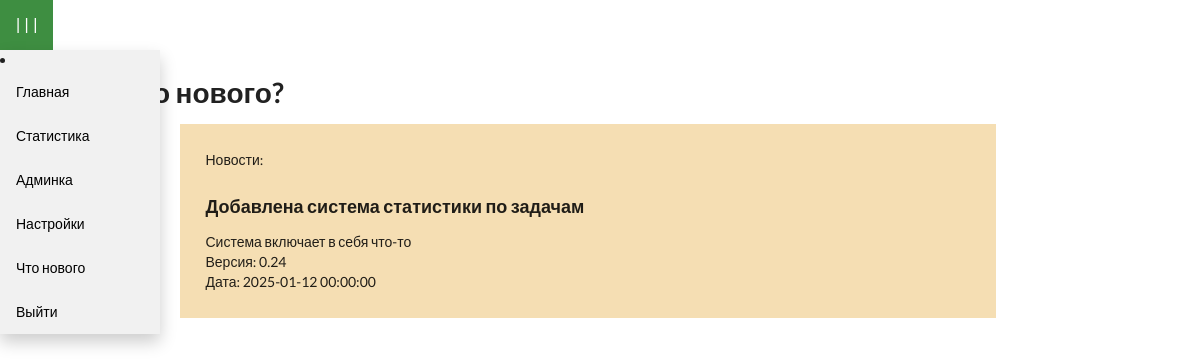
The page /release on the database as committed earlier.
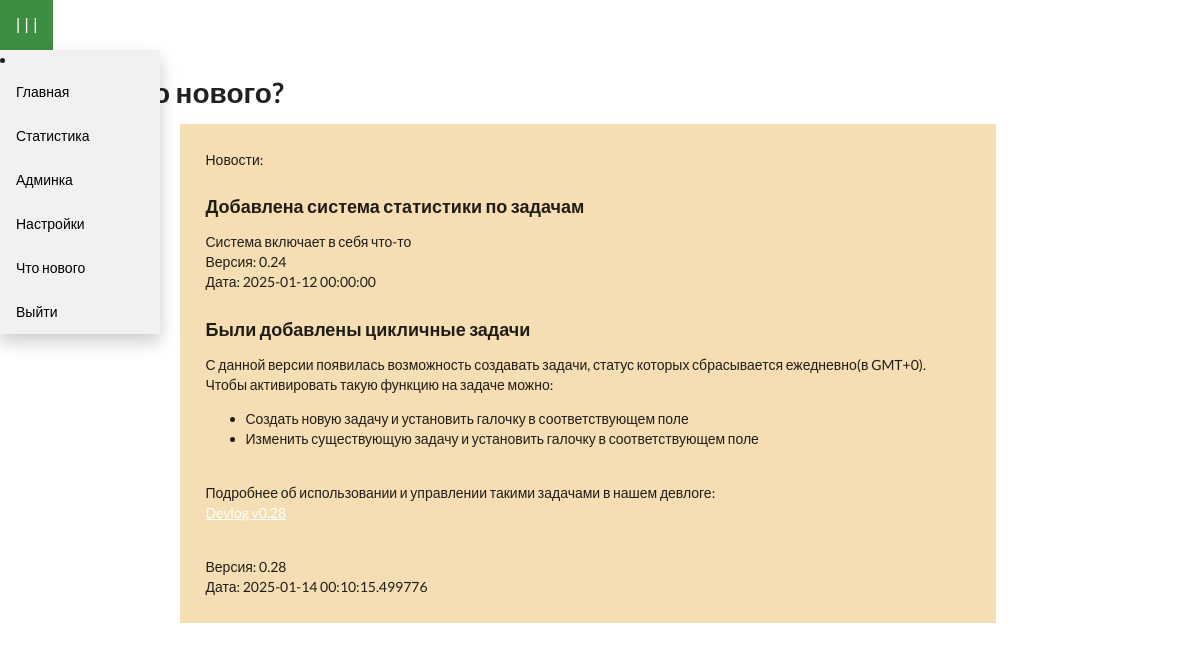
The same page on the database as committed later.
### todo/models.py (models this page shows)
class News(db.Model):
    id = db.Column(db.Integer, primary_key=True)
    title = db.Column(db.String(100))
    descr = db.Column(db.String(1000))
    version = db.Column(db.String(10))
    create_date = db.Column(db.String(25))
    to_send = db.Column(db.Boolean)

### todo/routes.py (the view)
@app.route('/release')
def release():
    news_list = News.query.all()
    return render_template('todo/about.html', news_list=news_list)

### todo/templates/todo/about.html (shortened to what this page needs)
{% extends 'todo/layout.html' %}
{% block content %}
<h1 style="margin-left: 10%;">Что нового?</h1>
<div class name="News">
<div class name="news_body" style="margin-left: 15%;">
    <div class="form2" style="background-color:wheat;width: 80%; margin-right: 10%; padding: 2.5%;">
        {% block posts %}
        Новости: <br>
        {% for post in news_list %}
        <h3>{{post.title}}</h3>{{post.descr | safe}}<br>Версия: {{post.version}}<br>Дата: {{post.create_date}}<br>{{post.is_send}}
        {% endfor %}
        {% endblock %}
    </div>
</div>
</div>
{% endblock content %}

### todo/templates/todo/layout.html (shortened to what this page needs)
<!doctype html>
<html lang="ru">
<head>
      <link rel="stylesheet" href="{{ url_for('static', filename='css/style.css') }}">
      <link rel="stylesheet" href="https://cdn.jsdelivr.net/npm/semantic-ui@2.4.2/dist/semantic.min.css">
      <link href="https://cdn.jsdelivr.net/gh/Alaev-Co/snowflakes/dist/snow.min.css" rel="stylesheet">
</head>
<body
      style="{% if request.cookies.get('font')=='black' %}background-color:{{ request.cookies.get('font') }};color:white{% endif %}">
      {% block content %}
      {% endblock content %}
</body>
</html>

### todo/templates/todo/menu.html
<link rel="stylesheet" href="{{ url_for('static', filename='css/style.css') }}">
<div class="dropdown">
    <button class="dropbtn">| | |</button>
    <div class="dropdown-content">
        <li>
    <a href="/">Главная</a>
   <a href="/task_stats">Статистика</a>
    <a href="/admin">Админка</a>
    <a href="/settings">Настройки</a>
    <a href="/release">Что нового</a>
    <a href="/logout">Выйти</a>
</li>
        </div>
        </div>

### todo/static/css/style.css (style rules this page uses)
body { font-family: Rubik; transition: background-color 0.3s ease; margin: 0; }
a:link { color: white; text-decoration: underline; cursor: pointer; }
.dropbtn { background-color: #4CAF50; color: white; padding: 16px; font-size: 16px; border: none; }
.dropdown { position: relative; display: inline-block; }
.dropdown-content { display: none; position: absolute; background-color: #f1f1f1; min-width: 160px; box-shadow: 0px 8px 16px 0px rgba(0,0,0,0.2); z-index: 1; }
.dropdown-content a { color: black; padding: 12px 16px; text-decoration: none; display: block; }

Rows that differ between the two databases and show on the page:
added News: title "Были добавлены цикличные задачи", descr "С данной версии появилась возможность создавать задачи, статус которых сбрасывается ежедневно(в GMT+0). Чтобы активировать такую функцию на задаче можно: Создать новую задачу и установить галочку в соответствующем поле Изменить существующую задачу и установить галочку в соответствующем поле Подробнее об использовании и управлении такими задачами в нашем девлоге: Devlog v0.28", version "0.28", create_date "2025-01-14 00:10:15.499776"
